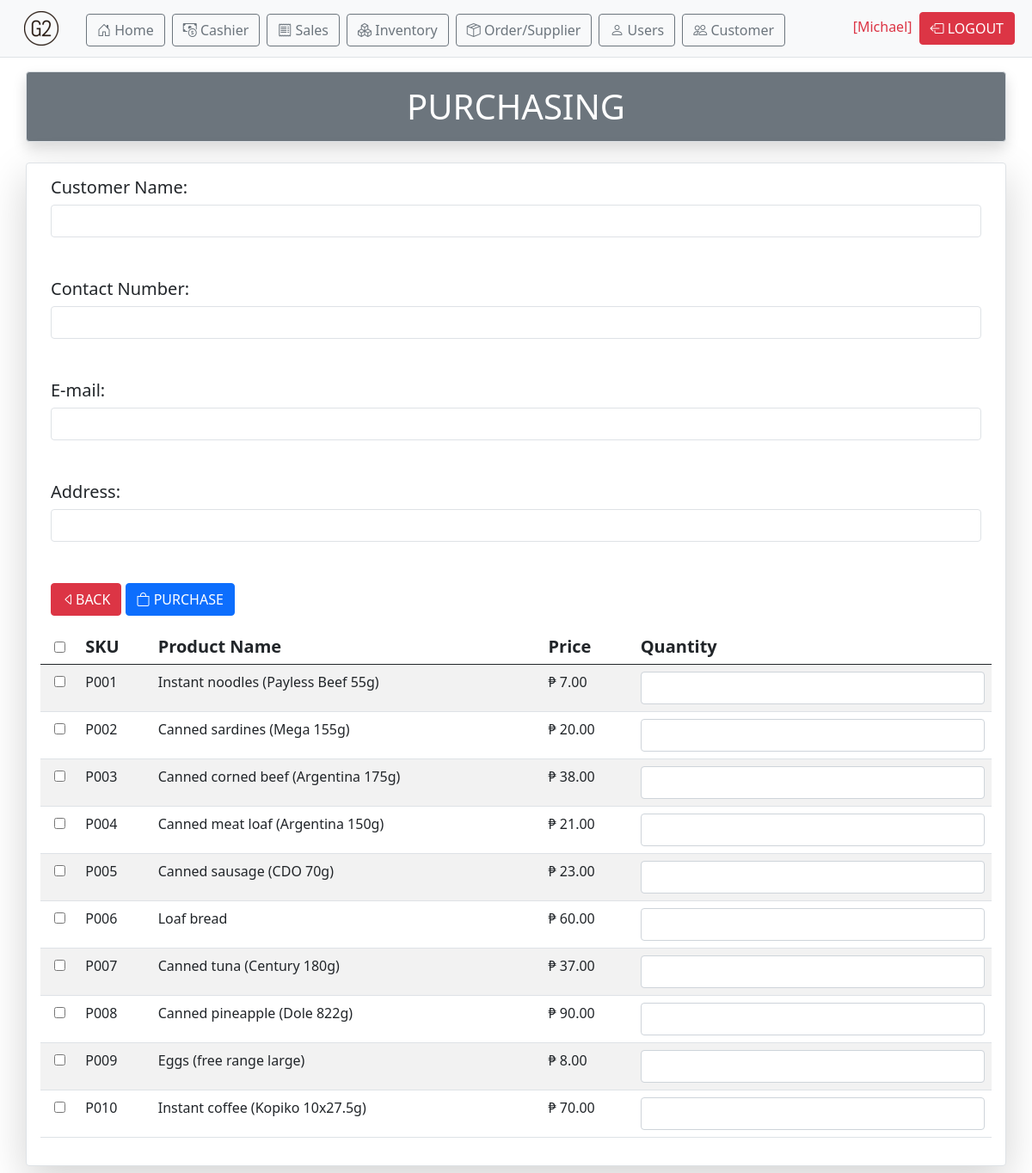
Page /new_order.php (signed in) on the committed database.
### tables this page shows
CREATE TABLE `store_prod_inventory` (
  `prod_id` int(11) NOT NULL,
  `prod_sku` varchar(15) NOT NULL,
  `prod_desc` varchar(150) NOT NULL,
  `prod_status` varchar(15) NOT NULL,
  `prod_price` decimal(7,2) NOT NULL,
  `prod_quant` int(11) NOT NULL,
  `prod_total_amount` decimal(7,2) NOT NULL,
  `prod_date_added` timestamp NOT NULL DEFAULT current_timestamp() ON UPDATE current_timestamp(),
  `prod_date_updated` timestamp NOT NULL DEFAULT current_timestamp()
);

### new_order.php (the view, shortened to what this page needs)
<?php
$con = connection();
?>
<!DOCTYPE html>
<html lang="en">
<head>
	<link rel="stylesheet" href="css/bootstrap.min.css">
	<link rel="stylesheet" href="https://cdn.jsdelivr.net/npm/bootstrap-icons@1.10.2/font/bootstrap-icons.css">
</head>
<body>
	<?php include 'navbar.php' ?>
	<div class="container text-center mt-3 mb-4 p-3 border shadow bg-secondary text-white rounded h1">PURCHASING</div>
	<div class="container my-2 border shadow-lg p-3 bg-body rounded">
		<form method="POST" action="">
			<div class="container d-block">
				<div class="">
					<label class="h5">Customer Name:</label>
					<input class="form-control border" type="text" name="customer" id="customer" required>
				</div>
				<div class="">
					<label class="h5 pt-5">Contact Number:</label>
					<input class="form-control border" type="text" name="custContact" id="custContact" required><br><br>
				</div>
				<div class="">
					<label class="h5">E-mail:</label>
					<input class="form-control border" type="email" name="custEmail" id="custEmail" required><br><br>
				</div>
				<div class="">
					<label class="h5">Address:</label>
					<input class="form-control border" type="text" name="custAddress" id="custAddress" required><br><br>
				</div>
				<div class="pe-2">
					<a class="btn btn-danger text-decoration-none text-white mb-3" href="products.php"><i class='bi bi-caret-left'></i>BACK</a>
					<button type="Submit" formaction="new_purchase.php" name="Submit" class="btn btn-primary mb-3"><i class="bi bi-bag"></i> PURCHASE</button>
				</div>
			</div>
			<table class="table table-striped table-hover">
				<thead class="h5">
					<tr>
						<th class="text-center"><input type="checkbox" id="checkAll"></th>
						<th>SKU</th>
						<th>Product Name</th>
						<th>Price</th>
						<th>Quantity</th>
					</tr>
				</thead>
				<tbody>
					<?php
						$sql="select * from store_prod_inventory";
						$query=$con->query($sql);
						$iterate=0;
						while($row=$query->fetch_array()){
							?>
							<tr>
								<td class="text-center"><input type="checkbox" value="<?php echo $row['prod_id']; ?>||<?php echo $iterate; ?>" name="prod_id[]" style=""></td>
								<td><?php echo $row['prod_sku']; ?></td>
								<td><?php echo $row['prod_desc']; ?></td>
								<td class="text-right">&#8369; <?php echo number_format($row['prod_price'], 2); ?></td>
								<td><input type="text" class="form-control" name="quantity_<?php echo $iterate; ?>"></td>
							</tr>
							<?php
							$iterate++;
						}
					?>
				</tbody>
			</table>
		</form>
	</div>
</body>
</html>

### rows in the picture
store_prod_inventory: prod_sku "P001", prod_desc "Instant noodles (Payless Beef 55g)", prod_price "7.00"
store_prod_inventory: prod_sku "P002", prod_desc "Canned sardines (Mega 155g)", prod_price "20.00"
store_prod_inventory: prod_sku "P003", prod_desc "Canned corned beef (Argentina 175g)", prod_price "38.00"
store_prod_inventory: prod_sku "P004", prod_desc "Canned meat loaf (Argentina 150g)", prod_price "21.00"
store_prod_inventory: prod_sku "P005", prod_desc "Canned sausage (CDO 70g)", prod_price "23.00"
store_prod_inventory: prod_sku "P006", prod_desc "Loaf bread", prod_price "60.00"
store_prod_inventory: prod_sku "P007", prod_desc "Canned tuna (Century 180g)", prod_price "37.00"
store_prod_inventory: prod_sku "P008", prod_desc "Canned pineapple (Dole 822g)", prod_price "90.00"
store_prod_inventory: prod_sku "P009", prod_desc "Eggs (free range large)", prod_price "8.00"
store_prod_inventory: prod_sku "P010", prod_desc "Instant coffee (Kopiko 10x27.5g)", prod_price "70.00"

### other values in the picture
$_SESSION['UserLogin'] "Michael"
